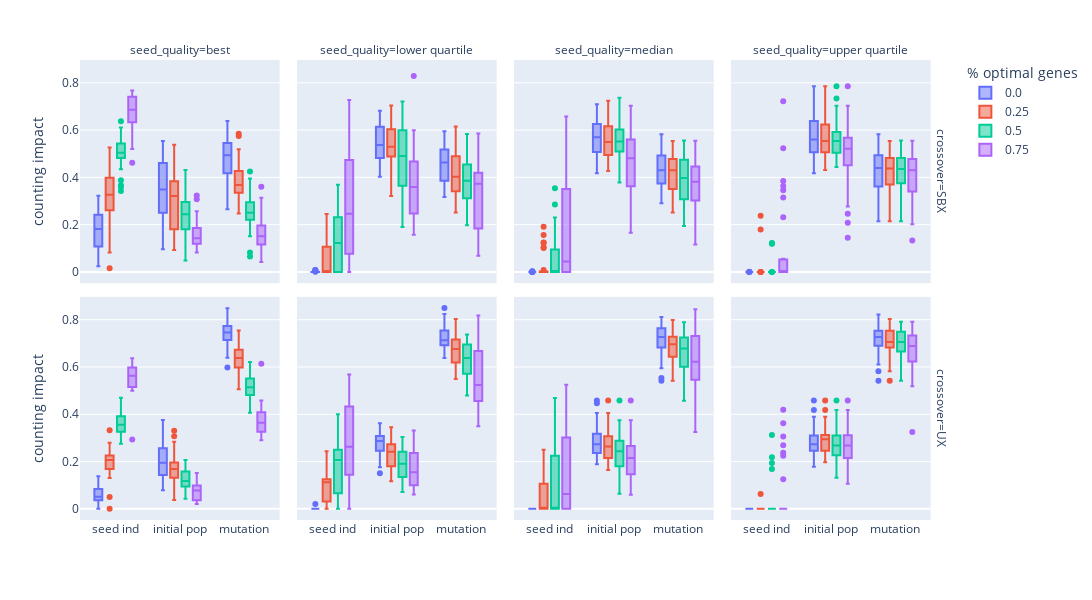

Here is the notebook cell this chart was saved with:
### Code cell
#Impact values for dimension 8 only

import pandas as pd
import plotly.express as px

gen = 50
dim = 8

ci_df = pd.read_csv("../data/sphere_function_data_out/counting_impact.csv")
only_last_gen_ci = ci_df[ci_df.generation == gen]
only_last_gen_ci['random_population'] = only_last_gen_ci[['traceID_2', 'traceID_3', 'traceID_4', 'traceID_5', 'traceID_6', 'traceID_7', 'traceID_8', 'traceID_9', 'traceID_10', 'traceID_11', 'traceID_12', 'traceID_13', 'traceID_14', 'traceID_15', 'traceID_16', 'traceID_17', 'traceID_18', 'traceID_19', 'traceID_20']].sum(axis=1)

#filter runs with optimal and worst point:
only_last_gen_ci = only_last_gen_ci[only_last_gen_ci.dim == 8]
only_last_gen_ci = only_last_gen_ci[only_last_gen_ci.seed_quality != "utopia"]
only_last_gen_ci = only_last_gen_ci[only_last_gen_ci.seed_quality != "dystopia"]
only_last_gen_ci = only_last_gen_ci[['traceID_1', 'random_population', 'traceID_m', 'percentage_of_optimal_genes', 'seed_quality', 'crossover']]
only_last_gen_ci = only_last_gen_ci.rename(#rename the columns
    {
        "traceID_1" : "seed ind",
        "traceID_m" : "mutation",
        "random_population" : "initial pop"
     }
    , axis='columns') 

#CI of Fitness = 1
fig = px.box(
    only_last_gen_ci,
    color="percentage_of_optimal_genes",
    facet_col="seed_quality",
    facet_row="crossover",
    labels={
            "value": "counting impact",
            "variable": "",
            "percentage_of_optimal_genes": "% optimal genes",
        },
    height=600, width=1400)

fig.write_image("../figures/genome_vs_fitness_impact.pdf")
fig.show()
